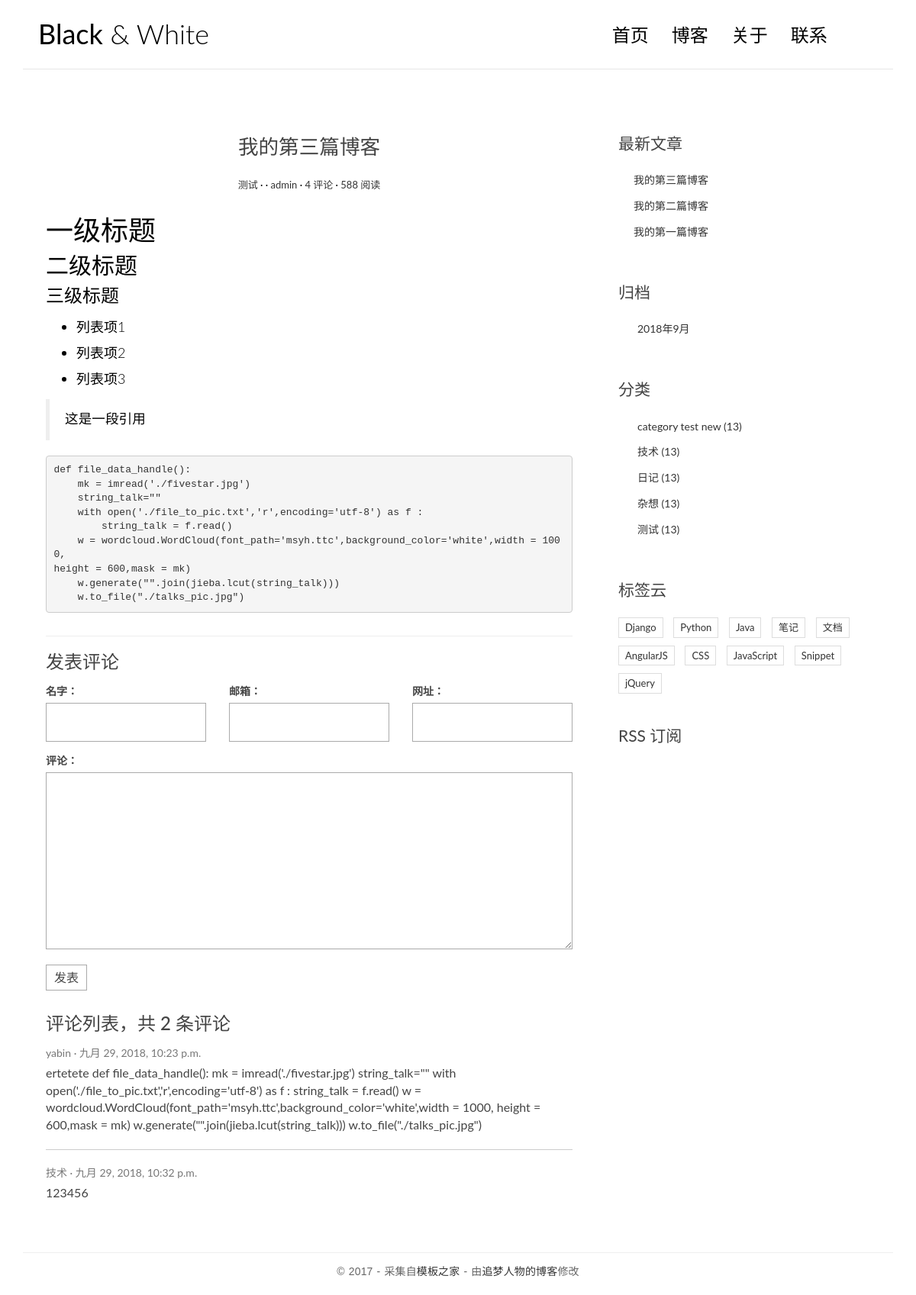
The app's page /post/4/ with its own data.
### blog/models.py (models this page shows, shortened)
class Post(models.Model):
    title = models.CharField(max_length=100)
    body = models.TextField()
    create_time = models.DateTimeField()
    modified_time = models.DateTimeField()
    excerpt = models.CharField(max_length=200,blank = True)
    category = models.ForeignKey(Category, on_delete=models.CASCADE)
    tag = models.ManyToManyField(Tag, blank = True)
    author = models.ForeignKey(User, on_delete=models.CASCADE)
    def get_absolute_url(self):
        return reverse('blog:detail',kwargs = {'pk':self.pk})
    class Meta:
        ordering = ['-create_time','title']

class Category(models.Model):
    name = models.CharField(max_length=100)

### comments/models.py (models this page shows, shortened)
class Comment(models.Model):
     name = models.CharField(max_length = 100)
     email = models.EmailField(max_length = 255)
     url = models.URLField(blank = True)
     text = models.TextField()
     create_time = models.DateTimeField(auto_now_add = True)
     post = models.ForeignKey(Post, on_delete=models.CASCADE)

### blog/views.py (the view)
# urls.py: url(r'^post/(?P<pk>[0-9]+)/$',views.detail,name ='detail'),
def detail(request,pk):
    post = get_object_or_404(Post,pk=pk)
    md = markdown.Markdown(extensions=[
        'markdown.extensions.extra',
        'markdown.extensions.codehilite',
        'markdown.extensions.toc',
    ])
    post.body = md.convert(post.body)
    post.toc = md.toc
    form = CommentForm()
    comment_list = post.comment_set.all()
    context = {'post': post,
               'comment_list': comment_list,
               'form': form
               }
    return render(request,'blog/detail.html', context=context)

### comments/forms.py
class CommentForm(forms.ModelForm):
    class Meta:
        model = Comment
        fields = ['name','email','url','text']

### blog/templatetags/blog_tags.py (called while the page is built)
@register.simple_tag
def get_recent_posts(num=5):
    return Post.objects.all().order_by('-create_time')[:num]

@register.simple_tag
def get_archives():
    return Post.objects.dates('create_time','month',order = 'DESC')

@register.simple_tag
def get_categories():
    return Category.objects.all()

### templates/blog/detail.html (shortened to what this page needs)
{% extends 'base.html' %}
{% block main %}
    <article class="post post-{{ post.pk }}">
        <header class="entry-header">
            <h1 class="entry-title">{{ post.title }}</h1>
            <div class="entry-meta">
                <span class="post-category"><a href="#">{{ post.category.name }}</a></span>
                <span class="post-date"></span>
                <span class="post-author"><a href="#">{{post.author}}</a></span>
                <span class="comments-link"><a href="#">4 评论</a></span>
                <span class="views-count"><a href="#">588 阅读</a></span>
            </div>
        </header>
        <div class="entry-content clearfix">
            {{ post.body|safe }}
        </div>
    </article>
    <section class="comment-area" id="comment-area">
        <hr>
        <h3>发表评论</h3>
        <form action="{%url 'comments:post_comment' post.pk %}" method="post" class="comment-form">
            <div class="row">
                <div class="col-md-4">
                    <label for="{{ form.name.id_for_label }}">名字：</label>
                    {{ form.name }}
                </div>
                <div class="col-md-4">
                    <label for="{{ form.email.id_for_label }}">邮箱：</label>
                    {{ form.email }}
                </div>
                <div class="col-md-4">
                    <label for="{{ form.url.id_for_label }}">网址：</label>
                    {{ form.url }}
                </div>
                <div class="col-md-12">
                    <label for="form.text.id_for_label">评论：</label>
                    {{ form.text }}
                    <button type="submit" class="comment-btn">发表</button>
                </div>
            </div>
        </form>
        <div class="comment-list-panel">
            <h3>评论列表，共 <span>{{ post.comment_set.count }}</span> 条评论</h3>
            <ul class="comment-list list-unstyled">
                {% for comment in comment_list %}
                <li class="comment-item">
                    <span class="nickname">{{comment.name}}</span>
                    <time class="submit-date">{{ comment.create_time }}</time>
                    <div class="text">
                        {{ comment.text }}
                    </div>
                </li>
                {% empty %}
                暂无评论！
                {% endfor %}
            </ul>
        </div>
    </section>
{% endblock main %}

### templates/base.html (shortened to what this page needs)
{% load staticfiles %}
{% load blog_tags %}
<!DOCTYPE html>
<html>
<head>
    <link rel="stylesheet" href="{% static 'blog/css/bootstrap.min.css' %}">
    <link rel="stylesheet" href="http://code.ionicframework.com/ionicons/2.0.1/css/ionicons.min.css">
    <link rel="stylesheet" href="{% static 'blog/css/pace.css' %}">
    <link rel="stylesheet" href="{% static 'blog/css/custom.css' %}">
</head>
<body>
<div class="container">
    <header id="site-header">
        <div class="row">
            <div class="col-md-4 col-sm-5 col-xs-8">
                <div class="logo">
                    <h1><a href="{% url 'blog:index'%}"><b>Black</b> &amp; White</a></h1>
                </div>
            </div>
            <div class="col-md-8 col-sm-7 col-xs-4">
                <nav class="main-nav" role="navigation">
                    <div class="collapse navbar-collapse" id="bs-example-navbar-collapse-1">
                        <ul class="nav navbar-nav navbar-right">
                            <li class="cl-effect-11"><a href="{% url 'blog:index' %}" data-hover="首页">首页</a></li>
                            <li class="cl-effect-11"><a href="full-width.html" data-hover="博客">博客</a></li>
                            <li class="cl-effect-11"><a href="about.html" data-hover="关于">关于</a></li>
                            <li class="cl-effect-11"><a href="contact.html" data-hover="联系">联系</a></li>
                        </ul>
                    </div>
                </nav>
            </div>
        </div>
    </header>
</div>
<div class="content-body">
    <div class="container">
        <div class="row">
            <main class="col-md-8">
                {% block main %}
                {% endblock main %}
            </main>
            <aside class="col-md-4">
                <div class="widget widget-recent-posts">
                    {% get_recent_posts as recent_post_list %}
                    <h3 class="widget-title">最新文章</h3>
                    <ul>
                        {% for post in recent_post_list %}
                        <li>
                            <a href="{{ post.get_absolute_url }}">{{post.title}}</a>
                        </li>
                        {% empty %}
                        暂无文章！
                        {% endfor %}
                    </ul>
                </div>
                <div class="widget widget-archives">
                    {% get_archives as date_list %}
                    <h3 class="widget-title">归档</h3>
                    <ul>
                        {% for date in date_list%}
                        <li>
                            <a href="{% url 'blog:archives' date.year date.month %}">{{ date.year }}年{{ date.month }}月</a>
                        </li>
                        {% empty %}
                        暂无文章！
                        {% endfor %}
                    </ul>
                </div>
                <div class="widget widget-category">
                    {% get_categories as category_list %}
                    <h3 class="widget-title">分类</h3>
                    <ul>
                        {% for category in category_list %}
                        <li>
                            <a href="{% url 'blog:category' category.pk %}">{{category.name}} <span class="post-count">(13)</span></a>
                        </li>
                        {% empty %}
                        暂无文章！
                        {% endfor %}
                    </ul>
                </div>
                <div class="widget widget-tag-cloud">
                    <h3 class="widget-title">标签云</h3>
                    <ul>
                        <li>
                            <a href="#">Django</a>
                        </li>
                        <li>
                            <a href="#">Python</a>
                        </li>
                        <li>
                            <a href="#">Java</a>
                        </li>
                        <li>
                            <a href="#">笔记</a>
                        </li>
                        <li>
                            <a href="#">文档</a>
                        </li>
                        <li>
                            <a href="#">AngularJS</a>
                        </li>
                        <li>
                            <a href="#">CSS</a>
                        </li>
                        <li>
                            <a href="#">JavaScript</a>
                        </li>
                        <li>
                            <a href="#">Snippet</a>
                        </li>
                        <li>
                            <a href="#">jQuery</a>
                        </li>
                    </ul>
                </div>
                <div class="rss">
                    <a href=""> RSS 订阅</a>
                </div>
            </aside>
        </div>
    </div>
</div>
<footer id="site-footer">
    <div class="container">
        <div class="row">
            <div class="col-md-12">
                <p class="copyright">&copy 2017 - 采集自<a href="http://www.cssmoban.com/"
                                                        target="_blank" title="模板之家">模板之家</a>
                    - 由<a href="http://zmrenwu.com/" title="网页模板" target="_blank">追梦人物的博客</a>修改
                </p>
            </div>
        </div>
    </div>
</footer>
</body>
</html>

### static/blog/css/custom.css (style rules this page uses)
* { outline: none; }
h1, h2, h3, h4, h5, h6 { margin-top: 0; }
b { font-weight: 400; }
a { color: #333; }
body { color: #444; font-family: 'Lato', sans-serif; }
p { font-family: 'Ubuntu', sans-serif; font-weight: 400; word-spacing: 1px; letter-spacing: 0.01em; }
#site-header { background-color: #FFF; padding: 25px 20px; margin-bottom: 40px; border-bottom: 1px solid #e7e7e7; }
.logo h1 a { color: #000; }
.logo h1 { margin: 0; font-family: 'Lato', sans-serif; font-weight: 300; }
.main-nav { margin-top: 11px; max-width: 95%; }
.main-nav a { color: #000000 !important; padding: 0 0 5px 0 !important; margin-right: 30px; font-family: 'Lato', sans-serif; font-weight: 300; font-size: 24px; }
.cl-effect-11 a { padding: 10px 0; color: #0972b4; text-shadow: none; }
.cl-effect-11 a::before { position: absolute; top: 0; left: 0; overflow: hidden; padding: 0 0 5px 0 !important; max-width: 0; border-bottom: 1px solid #000; color: #000; content: attr(data-hover); white-space: nowrap; -webkit-transition: max-width 0.5s; -moz-transition: max-width 0.5s; transition: max-width 0.5s; }
.content-body { padding-bottom: 4em; }
.post { background: #fff; padding: 30px 30px 0; }
.entry-title { text-align: center; font-size: 1.9em; margin-bottom: 20px; line-height: 1.6; padding: 10px 20px 0; }
.entry-meta { text-align: center; color: #DDDDDD; font-size: 13px; margin-bottom: 30px; }
.entry-content { font-size: 18px; line-height: 1.9; font-weight: 300; color: #000; }
.post-category::after, .post-date::after, .post-author::after, .comments-link::after { content: ' ·'; color: #000; }
.widget { background: #fff; padding: 30px 0 0; }
.widget-title { font-size: 1.5em; margin-bottom: 20px; line-height: 1.6; padding: 10px 0 0; font-weight: 400; }
.widget-recent-posts ul { padding: 0; margin: 0; padding-left: 20px; }
.widget-recent-posts ul li { list-style-type: none; position: relative; line-height: 170%; margin-bottom: 10px; }
.widget-recent-posts ul li::before { content: '\f3d3'; font-family: "Ionicons"; position: absolute; left: -17px; top: 3px; font-size: 16px; color: #000; }
.widget-archives ul { padding: 0; margin: 0; padding-left: 25px; }
.widget-archives ul li { list-style-type: none; position: relative; line-height: 170%; margin-bottom: 10px; }
.widget-archives ul li::before { content: '\f3f3'; font-family: "Ionicons"; position: absolute; left: -25px; top: 1px; font-size: 16px; color: #000; }
.widget-category ul { padding: 0; margin: 0; padding-left: 25px; }
.widget-category ul li { list-style-type: none; position: relative; line-height: 170%; margin-bottom: 10px; }
.widget-category ul li::before { content: '\f3fe'; font-family: "Ionicons"; position: absolute; left: -25px; top: 1px; font-size: 18px; color: #000; }
.widget-tag-cloud ul { padding: 0; margin: 0; margin-right: -10px; }
.widget-tag-cloud ul li { list-style-type: none; font-size: 13px; display: inline-block; margin-right: 10px; margin-bottom: 10px; padding: 3px 8px; border: 1px solid #ddd; }
.rss { font-size: 21px; margin-top: 30px; }
.rss a { color: #444; }
#site-footer { padding-top: 10px; padding: 0 0 1.5em 0; }
.copyright { text-align: center; padding-top: 1em; margin: 0; border-top: 1px solid #eee; color: #666; }
.contact-form input, .comment-form input { border: 1px solid #aaa; margin-bottom: 15px; width: 100%; padding: 15px 15px; font-size: 16px; line-height: 100%; transition: 0.4s border-color linear; }
.contact-form textarea, .comment-form textarea { border: 1px solid #aaa; margin-bottom: 15px; width: 100%; padding: 15px 15px; font-size: 16px; line-height: 20px !important; min-height: 183px; transition: 0.4s border-color linear; }
.comment-area { padding: 0 30px 0; }
.comment-form { margin-top: 15px; }
.comment-form .comment-btn { background-color: #fff; border: 1px solid #aaa; font-size: 16px; padding: 5px 10px; }
.comment-list-panel { margin-top: 30px; }
.comment-list { margin-top: 15px; }
.comment-item:not(:last-child) { border-bottom: 1px #ccc solid; margin-bottom: 20px; padding-bottom: 20px; }
.comment-item .nickname, .comment-item .submit-date { color: #777; font-size: 14px; }
.comment-item .nickname:after { content: ' ·'; }
.comment-item .text { padding-top: 5px; font-size: 16px; }

### records on screen
Post: title "我的第三篇博客", category.name "测试", author "admin", body "一级标题 二级标题 三级标题 列表项1 列表项2 列表项3 这是一段引用 def file_data_handle (): mk = imread ( './fivestar.jpg' ) string_talk = \"\" with open ( './file_to_pic.txt' , 'r' , encoding = 'utf-8' ) as f : string_talk = f . read () w = wordcloud . WordCloud ( font_path = 'msyh.ttc' , background_color = 'white' , width = 1000 , height = 600 , mask = mk ) w . generate ( \"\" . join ( jieba . lcut ( string_talk ))) w . to_file ( \"./talks_pic.jpg\" )", comment_set.count "2"
Comment: name "yabin", create_time "九月 29, 2018, 10:23 p.m.", text "ertetete def file_data_handle(): mk = imread('./fivestar.jpg') string_talk=\"\" with open('./file_to_pic.txt','r',encoding='utf-8') as f : string_talk = f.read() w = wordcloud.WordCloud(font_path='msyh.ttc',background_color='white',width = 1000, height = 600,mask = mk) w.generate(\"\".join(jieba.lcut(string_talk))) w.to_file(\"./talks_pic.jpg\")"
Comment: name "技术", create_time "九月 29, 2018, 10:32 p.m.", text "123456"
Post: title "我的第二篇博客"
Post: title "我的第一篇博客"
Category: name "category test new"
Category: name "技术"
Category: name "日记"
Category: name "杂想"
Category: name "测试"

### other values on screen
{{ date.year }} "2018"
{{ date.month }} "9"
